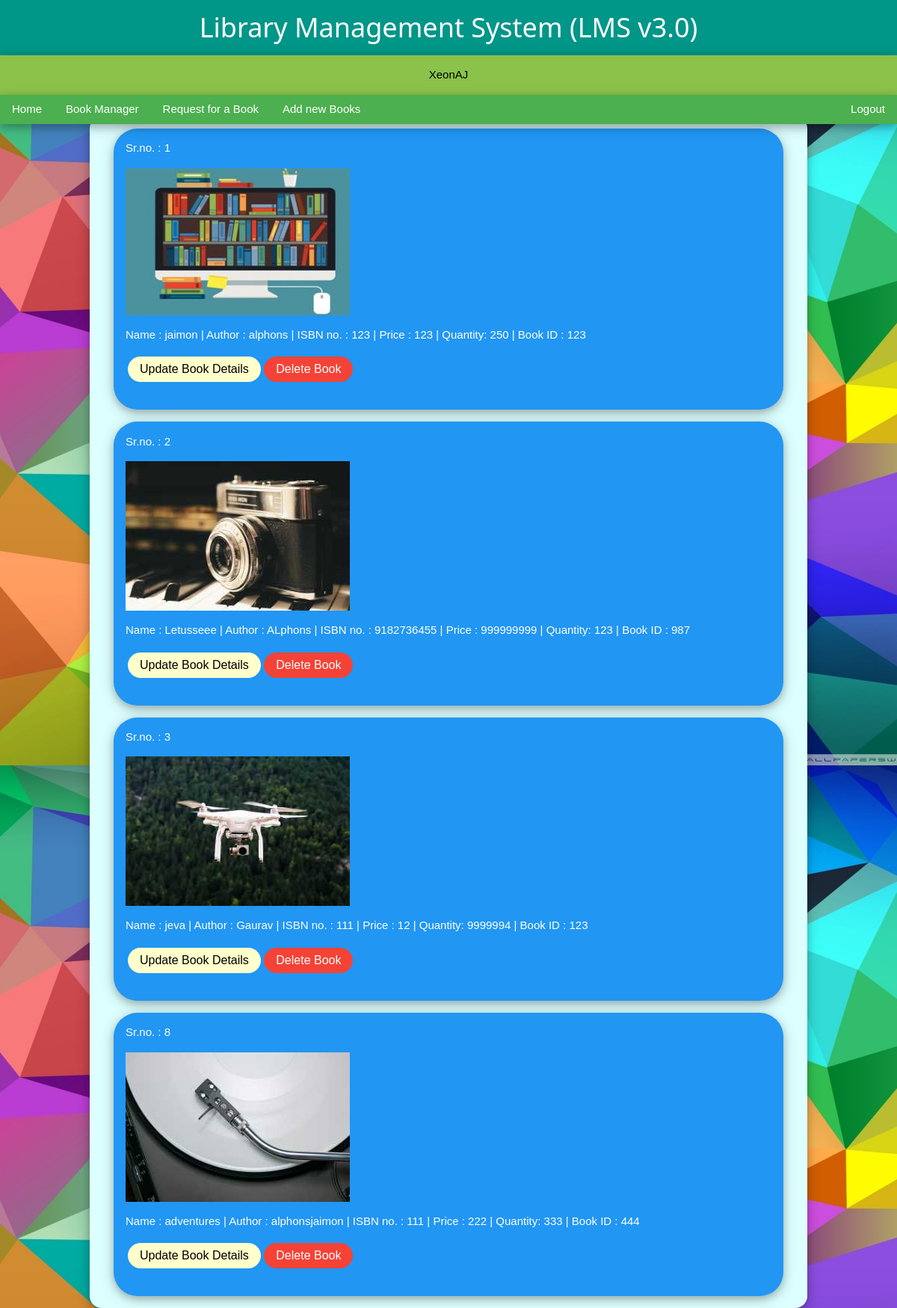
Screenshot of /admi/bookman/cbk.php (signed in) with the database file from the repository.
### tables this page shows
CREATE TABLE `books` (
  `name` varchar(100) NOT NULL,
  `author` varchar(100) NOT NULL,
  `isbn` varchar(100) NOT NULL,
  `price` varchar(100) NOT NULL,
  `quantity` varchar(100) NOT NULL,
  `bookid` varchar(100) NOT NULL,
  `id` int(11) NOT NULL
);

### admi/bookman/cbk.php (the view, shortened to what this page needs)
<html>
	<link rel="stylesheet" href="/LMS3/asset/w3.css">
	<body>
		<div class="w3-top">
			<div class="w3-container w3-teal w3-card-4" align=center>
				<h1>Library Management System (LMS v3.0)</h1>
			</div>
			<div class="w3-container w3-light-green w3-card-4" align=center>
				<?php
					echo "<p>".$_SESSION['PNAME']."</p>";
				?>
			</div>
			<div class="w3-bar w3-green w3-card-4">
				<a href="/LMS3/admi/admin.php" class="w3-bar-item w3-btn w3-mobile w3-hover-pale-green">Home</a>
				<a href="/LMS3/admi/bookman.php" class="w3-bar-item w3-btn w3-mobile w3-hover-pale-green">Book Manager</a>
				<a href="/LMS3/admi/bookman/reqnbk.php" class="w3-bar-item w3-btn w3-mobile w3-hover-pale-green">Request for a Book</a>
				<a href="/LMS3/admi/bookman/adnbk.php" class="w3-bar-item w3-btn w3-mobile w3-hover-pale-green">Add new Books</a>
				<a href="/LMS3/home.php" class="w3-bar-item w3-btn w3-mobile w3-right w3-hover-pale-green">Logout</a>
			</div>
		</div>
		<div class="w3-container w3-card-4 w3-pale-blue w3-round-xlarge" style="margin-left:10%; margin-right:10%; margin-top:13%;">
<?php
	$conn=mysqli_connect("localhost","root","","LMS3");
	$query="select * from books";
	$request=mysqli_query($conn,$query);
	while($row=mysqli_fetch_array($request)){
		echo "
				<div class='w3-container w3-blue w3-card-4 w3-margin w3-round-xxlarge'>
  					<p>Sr.no. : ".$row['id']."</p>
  					<img src='/LMS3/asset/book/".$row['id'].".jpg'>
  					<p>Name : ".$row['name']." | Author : ".$row['author']." | ISBN no. : ".$row['isbn']." | Price : ".$row['price']." | Quantity: ".$row['quantity']." | Book ID : ".$row['bookid']." </p>
  					<div class=''>
  					<table>
  					<tr>
  					<td class='actions'>
  						<form method='POST'>
  							<input type='hidden' value='".$row['id']."' name='bid' />
  							<input class='w3-btn w3-round-xxlarge w3-margin-bottom w3-pale-yellow' type='submit' value='Update Book Details' name='update'>
  							<input class='w3-btn w3-round-xxlarge w3-margin-bottom w3-red' type='submit' value='Delete Book' name='delete'>
  						</form></td><tr></table></div></div>";
  	}
    echo"</div></body></html>";
?>

### asset/w3.css (style rules this page uses)
*,*:before,*:after { box-sizing:inherit }
html { -ms-text-size-adjust:100%;-webkit-text-size-adjust:100% }
body { margin:0 }
a { background-color:transparent;-webkit-text-decoration-skip:objects }
img { border-style:none }
button,input,select,textarea { font:inherit;margin:0 }
button,input { overflow:visible }
button,html [type=button],[type=reset],[type=submit] { -webkit-appearance:button }
html,body { font-family:Verdana,sans-serif;font-size:15px;line-height:1.5 }
html { overflow-x:hidden }
h1 { font-size:36px }
h1,h2,h3,h4,h5,h6 { font-family:"Segoe UI",Arial,sans-serif;font-weight:400;margin:10px 0 }
img { vertical-align:middle }
a { color:inherit }
.w3-btn,.w3-button { border:none;display:inline-block;padding:8px 16px;vertical-align:middle;overflow:hidden;text-decoration:none;color:inherit;background-color:inherit;text-align:center;cursor:pointer;white-space:nowrap }
.w3-btn,.w3-button { -webkit-touch-callout:none;-webkit-user-select:none;-khtml-user-select:none;-moz-user-select:none;-ms-user-select:none;user-select:none }
.w3-bar { width:100%;overflow:hidden }
.w3-bar .w3-bar-item { padding:8px 16px;float:left;width:auto;border:none;display:block;outline:0 }
.w3-container:after,.w3-container:before,.w3-panel:after,.w3-panel:before,.w3-row:after,.w3-row:before,.w3-row-padding:after,.w3-row-padding:before, .w3-cell-row:before,.w3-cell-row:after,.w3-clear:after,.w3-clear:before,.w3-bar:before,.w3-bar:after { content:"";display:table;clear:both }
.w3-top,.w3-bottom { position:fixed;width:100%;z-index:1 }
.w3-top { top:0 }
.w3-round-xlarge { border-radius:16px }
.w3-round-xxlarge { border-radius:32px }
.w3-container,.w3-panel { padding:0.01em 16px }
.w3-card-4,.w3-hover-shadow:hover { box-shadow:0 4px 10px 0 rgba(0,0,0,0.2),0 4px 20px 0 rgba(0,0,0,0.19) }
.w3-margin { margin:16px!important }
.w3-margin-bottom { margin-bottom:16px!important }
.w3-right { float:right!important }
.w3-blue,.w3-hover-blue:hover { color:#fff!important;background-color:#2196F3!important }
.w3-green,.w3-hover-green:hover { color:#fff!important;background-color:#4CAF50!important }
.w3-light-green,.w3-hover-light-green:hover { color:#000!important;background-color:#8bc34a!important }
.w3-red,.w3-hover-red:hover { color:#fff!important;background-color:#f44336!important }
.w3-teal,.w3-hover-teal:hover { color:#fff!important;background-color:#009688!important }
.w3-pale-yellow,.w3-hover-pale-yellow:hover { color:#000!important;background-color:#ffffcc!important }
.w3-pale-blue,.w3-hover-pale-blue:hover { color:#000!important;background-color:#ddffff!important }

### admi/bookman/cbk.php (style rules this page uses)
body { background-image: url("/LMS3/asset/home1.jpg"); }

### rows the page displays
books: id "1", shows a picture, name "jaimon", author "alphons", isbn "123", price "123", quantity "250", bookid "123"
books: id "2", shows a picture, name "Letusseee", author "ALphons", isbn "9182736455", price "999999999", quantity "123", bookid "987"
books: id "3", shows a picture, name "jeva", author "Gaurav", isbn "111", price "12", quantity "9999994", bookid "123"
books: id "8", shows a picture, name "adventures", author "alphonsjaimon", isbn "111", price "222", quantity "333", bookid "444"

### other values shown
$_SESSION['PNAME'] "XeonAJ"
